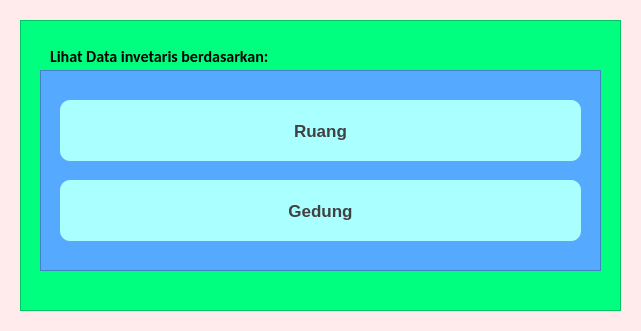
<?xml version="1.0" encoding="UTF-8"?>
<ui version="4.0">
 <class>MenuTampil</class>
 <widget class="QMainWindow" name="MenuTampil">
  <property name="geometry">
   <rect>
    <x>0</x>
    <y>0</y>
    <width>641</width>
    <height>331</height>
   </rect>
  </property>
  <property name="windowTitle">
   <string>Menu Tampil</string>
  </property>
  <property name="styleSheet">
   <string notr="true">background-color: rgb(255, 235, 235);</string>
  </property>
  <widget class="QWidget" name="centralwidget">
   <widget class="QFrame" name="frame">
    <property name="geometry">
     <rect>
      <x>20</x>
      <y>20</y>
      <width>601</width>
      <height>291</height>
     </rect>
    </property>
    <property name="styleSheet">
     <string notr="true">background-color: rgb(0, 255, 127);</string>
    </property>
    <property name="frameShape">
     <enum>QFrame::StyledPanel</enum>
    </property>
    <property name="frameShadow">
     <enum>QFrame::Raised</enum>
    </property>
    <widget class="QLabel" name="label_2">
     <property name="geometry">
      <rect>
       <x>30</x>
       <y>26</y>
       <width>291</width>
       <height>20</height>
      </rect>
     </property>
     <property name="font">
      <font>
       <family>Calibri</family>
       <pointsize>12</pointsize>
       <weight>75</weight>
       <bold>true</bold>
      </font>
     </property>
     <property name="styleSheet">
      <string notr="true">color: rgb(0, 0, 0);</string>
     </property>
     <property name="text">
      <string>Lihat Data invetaris berdasarkan:</string>
     </property>
    </widget>
    <widget class="QFrame" name="frame_2">
     <property name="geometry">
      <rect>
       <x>20</x>
       <y>50</y>
       <width>561</width>
       <height>201</height>
      </rect>
     </property>
     <property name="styleSheet">
      <string notr="true">background-color: rgb(85, 170, 255);</string>
     </property>
     <property name="frameShape">
      <enum>QFrame::StyledPanel</enum>
     </property>
     <property name="frameShadow">
      <enum>QFrame::Raised</enum>
     </property>
     <widget class="QPushButton" name="Gedung">
      <property name="geometry">
       <rect>
        <x>20</x>
        <y>110</y>
        <width>521</width>
        <height>61</height>
       </rect>
      </property>
      <property name="font">
       <font>
        <pointsize>13</pointsize>
        <weight>75</weight>
        <bold>true</bold>
       </font>
      </property>
      <property name="styleSheet">
       <string notr="true">color: rgb(65, 65, 65);
background-color: rgb(170, 255, 255);
border-radius : 10px;</string>
      </property>
      <property name="text">
       <string>Gedung</string>
      </property>
     </widget>
     <widget class="QPushButton" name="Ruang">
      <property name="geometry">
       <rect>
        <x>20</x>
        <y>30</y>
        <width>521</width>
        <height>61</height>
       </rect>
      </property>
      <property name="font">
       <font>
        <pointsize>13</pointsize>
        <weight>75</weight>
        <bold>true</bold>
       </font>
      </property>
      <property name="styleSheet">
       <string notr="true">color: rgb(65, 65, 65);
background-color: rgb(170, 255, 255);
border-radius : 10px;</string>
      </property>
      <property name="text">
       <string>Ruang</string>
      </property>
     </widget>
    </widget>
   </widget>
  </widget>
 </widget>
 <resources/>
 <connections/>
</ui>
